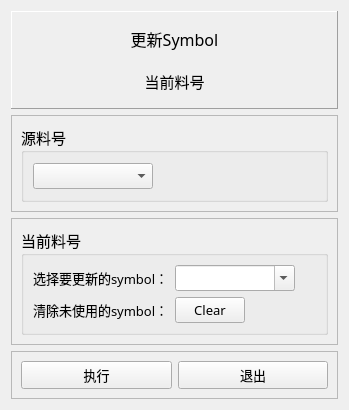
<?xml version="1.0" encoding="UTF-8"?>
<ui version="4.0">
 <class>Form</class>
 <widget class="QWidget" name="Form">
  <property name="geometry">
   <rect>
    <x>0</x>
    <y>0</y>
    <width>349</width>
    <height>410</height>
   </rect>
  </property>
  <property name="font">
   <font>
    <family>黑体</family>
    <pointsize>10</pointsize>
   </font>
  </property>
  <property name="windowTitle">
   <string> </string>
  </property>
  <layout class="QVBoxLayout" name="verticalLayout_3">
   <item>
    <widget class="QFrame" name="frame">
     <property name="font">
      <font>
       <family>黑体</family>
       <pointsize>10</pointsize>
      </font>
     </property>
     <property name="frameShape">
      <enum>QFrame::Panel</enum>
     </property>
     <property name="frameShadow">
      <enum>QFrame::Raised</enum>
     </property>
     <layout class="QVBoxLayout" name="verticalLayout_4">
      <item>
       <widget class="QLabel" name="title">
        <property name="font">
         <font>
          <family>黑体</family>
          <pointsize>12</pointsize>
         </font>
        </property>
        <property name="text">
         <string>更新Symbol</string>
        </property>
        <property name="alignment">
         <set>Qt::AlignCenter</set>
        </property>
       </widget>
      </item>
      <item>
       <widget class="QLabel" name="jobLabel">
        <property name="font">
         <font>
          <family>黑体</family>
          <pointsize>11</pointsize>
         </font>
        </property>
        <property name="text">
         <string>当前料号</string>
        </property>
        <property name="alignment">
         <set>Qt::AlignCenter</set>
        </property>
       </widget>
      </item>
     </layout>
    </widget>
   </item>
   <item>
    <widget class="QFrame" name="frame_2">
     <property name="frameShape">
      <enum>QFrame::StyledPanel</enum>
     </property>
     <property name="frameShadow">
      <enum>QFrame::Raised</enum>
     </property>
     <layout class="QVBoxLayout" name="verticalLayout">
      <item>
       <widget class="QGroupBox" name="groupBox">
        <property name="font">
         <font>
          <family>黑体</family>
          <pointsize>11</pointsize>
         </font>
        </property>
        <property name="title">
         <string>源料号</string>
        </property>
        <layout class="QVBoxLayout" name="verticalLayout_6">
         <property name="leftMargin">
          <number>9</number>
         </property>
         <item>
          <widget class="QComboBox" name="SourceJobSelector">
           <property name="enabled">
            <bool>true</bool>
           </property>
           <property name="minimumSize">
            <size>
             <width>0</width>
             <height>26</height>
            </size>
           </property>
           <property name="maximumSize">
            <size>
             <width>120</width>
             <height>16777215</height>
            </size>
           </property>
           <property name="font">
            <font>
             <family>微软雅黑</family>
             <pointsize>10</pointsize>
            </font>
           </property>
           <property name="cursor">
            <cursorShape>PointingHandCursor</cursorShape>
           </property>
           <property name="editable">
            <bool>false</bool>
           </property>
          </widget>
         </item>
        </layout>
       </widget>
      </item>
     </layout>
    </widget>
   </item>
   <item>
    <widget class="QFrame" name="frame_3">
     <property name="frameShape">
      <enum>QFrame::StyledPanel</enum>
     </property>
     <property name="frameShadow">
      <enum>QFrame::Raised</enum>
     </property>
     <layout class="QHBoxLayout" name="horizontalLayout_2" stretch="1">
      <item>
       <widget class="QGroupBox" name="groupBox_2">
        <property name="font">
         <font>
          <family>黑体</family>
          <pointsize>11</pointsize>
         </font>
        </property>
        <property name="title">
         <string>当前料号</string>
        </property>
        <layout class="QGridLayout" name="gridLayout" rowstretch="0,0">
         <item row="1" column="1">
          <widget class="QPushButton" name="symbol_clear_btn">
           <property name="minimumSize">
            <size>
             <width>0</width>
             <height>26</height>
            </size>
           </property>
           <property name="maximumSize">
            <size>
             <width>70</width>
             <height>16777215</height>
            </size>
           </property>
           <property name="font">
            <font>
             <family>黑体</family>
             <pointsize>10</pointsize>
            </font>
           </property>
           <property name="cursor">
            <cursorShape>PointingHandCursor</cursorShape>
           </property>
           <property name="text">
            <string>Clear</string>
           </property>
          </widget>
         </item>
         <item row="0" column="1">
          <widget class="QComboBox" name="SymbolSelector">
           <property name="minimumSize">
            <size>
             <width>120</width>
             <height>26</height>
            </size>
           </property>
           <property name="font">
            <font>
             <family>微软雅黑</family>
             <pointsize>10</pointsize>
            </font>
           </property>
           <property name="cursor">
            <cursorShape>PointingHandCursor</cursorShape>
           </property>
           <property name="editable">
            <bool>true</bool>
           </property>
          </widget>
         </item>
         <item row="0" column="0">
          <widget class="QLabel" name="label_3">
           <property name="font">
            <font>
             <family>黑体</family>
             <pointsize>10</pointsize>
            </font>
           </property>
           <property name="text">
            <string>选择要更新的symbol：</string>
           </property>
          </widget>
         </item>
         <item row="1" column="0">
          <widget class="QLabel" name="label_4">
           <property name="font">
            <font>
             <family>黑体</family>
             <pointsize>10</pointsize>
            </font>
           </property>
           <property name="text">
            <string>清除未使用的symbol：</string>
           </property>
          </widget>
         </item>
         <item row="0" column="2">
          <spacer name="horizontalSpacer">
           <property name="orientation">
            <enum>Qt::Horizontal</enum>
           </property>
           <property name="sizeHint" stdset="0">
            <size>
             <width>40</width>
             <height>20</height>
            </size>
           </property>
          </spacer>
         </item>
        </layout>
       </widget>
      </item>
     </layout>
    </widget>
   </item>
   <item>
    <widget class="QFrame" name="frame_4">
     <property name="sizePolicy">
      <sizepolicy hsizetype="Preferred" vsizetype="Fixed">
       <horstretch>0</horstretch>
       <verstretch>0</verstretch>
      </sizepolicy>
     </property>
     <property name="frameShape">
      <enum>QFrame::StyledPanel</enum>
     </property>
     <property name="frameShadow">
      <enum>QFrame::Raised</enum>
     </property>
     <layout class="QVBoxLayout" name="verticalLayout_5">
      <item>
       <layout class="QHBoxLayout" name="horizontalLayout_3">
        <property name="spacing">
         <number>6</number>
        </property>
        <item>
         <widget class="QPushButton" name="exec_btn">
          <property name="minimumSize">
           <size>
            <width>0</width>
            <height>28</height>
           </size>
          </property>
          <property name="font">
           <font>
            <family>黑体</family>
            <pointsize>10</pointsize>
           </font>
          </property>
          <property name="cursor">
           <cursorShape>PointingHandCursor</cursorShape>
          </property>
          <property name="text">
           <string>执行</string>
          </property>
         </widget>
        </item>
        <item>
         <widget class="QPushButton" name="exit_btn">
          <property name="minimumSize">
           <size>
            <width>0</width>
            <height>28</height>
           </size>
          </property>
          <property name="font">
           <font>
            <family>黑体</family>
            <pointsize>10</pointsize>
           </font>
          </property>
          <property name="cursor">
           <cursorShape>PointingHandCursor</cursorShape>
          </property>
          <property name="text">
           <string>退出</string>
          </property>
         </widget>
        </item>
       </layout>
      </item>
     </layout>
    </widget>
   </item>
  </layout>
 </widget>
 <resources/>
 <connections/>
</ui>
